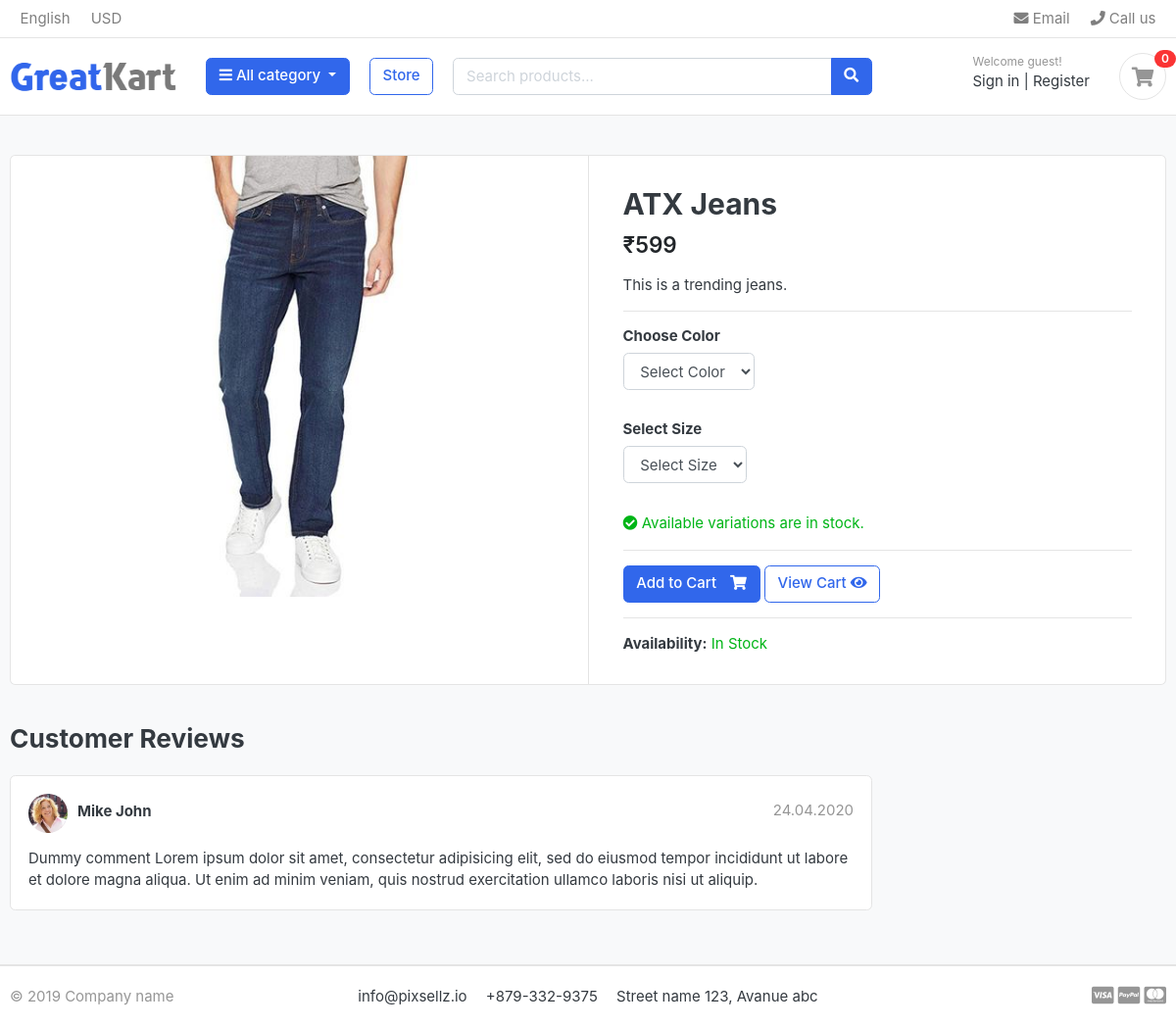
Page /store/jeans/atx-jeans/ on the committed database.
### store/models.py (models this page shows, shortened)
class product(models.Model):
    product_name = models.CharField(max_length=200, unique=True)
    slug = models.SlugField(max_length=200, unique=True)
    description = models.TextField(max_length=500, blank=True)
    price = models.IntegerField()
    images = models.ImageField(upload_to='photos/products')
    stock = models.IntegerField()
    is_available = models.BooleanField(default=True)
    category = models.ForeignKey(category, on_delete=models.CASCADE)
    created_date = models.DateTimeField(auto_now_add=True)
    modified_date = models.DateTimeField(auto_now=True)

### store/views.py (the view, shortened to what this page needs)
# urls.py: path('<slug:category_slug>/<slug:product_slug>/', views.product_detail, name='product_detail'),
def product_detail(request, category_slug, product_slug):
    single_product = get_object_or_404(
        product,
        category__slug=category_slug,
        slug=product_slug,
        is_available=True
    )
    all_variations = ProductVariation.objects.filter(
        product=single_product
    )
    has_variations = all_variations.exists()
    variations = all_variations.filter(
        is_active=True,
        stock__gt=0
    )
    sizes = variations.exclude(
        size=''
    ).values_list('size', flat=True).distinct()
    colors = variations.exclude(
        color=''
    ).values_list('color', flat=True).distinct()
    in_cart = False
    context = {
        'single_product': single_product,
        'in_cart': in_cart,
        'has_variations': has_variations,
        'variations': variations,
        'sizes': sizes,
        'colors': colors,
    }
    return render(
        request,
        'store/product_detail.html',
        context
    )

### carts/context_processors.py (called while the page is built, shortened)
def counter(request):
    cart_count = 0
    if request.path.startswith('/admin/'):
        return {}
    session_key = request.session.session_key
    return {
        'cart_count': cart_count
    }

### category/context_processors.py (called while the page is built)
def menu_links(request):
    links=category.objects.all()
    return dict(links=links)

### category/models.py (called while the page is built)
    def get_url(self):
            return reverse('products_by_category', args=[self.slug])

### templates/store/product_detail.html (shortened to what this page needs)
{% extends 'base.html' %}
{% load static %}
{% block content %}
<section class="section-content padding-y bg">
<div class="container">
    <div class="card">
        <div class="row no-gutters">
            <aside class="col-md-6">
                <article class="gallery-wrap">
                    <div class="img-big-wrap">
                        <a href="#">
                            {% if single_product.images %}
                                <img src="{{ single_product.images.url }}"
                                     alt="{{ single_product.product_name }}">
                            {% endif %}
                        </a>
                    </div>
                </article>
            </aside>
            <main class="col-md-6 border-left">
                <article class="content-body">
                    <h2 class="title">
                        {{ single_product.product_name }}
                    </h2>
                    <div class="mb-3">
                        <var class="price h4">
                            ₹{{ single_product.price }}
                        </var>
                    </div>
                    <p>{{ single_product.description }}</p>
                    <hr>
                    <form action="{% url 'add_cart' single_product.id %}"
                          method="POST">
                        {% if has_variations %}
                            {% if colors %}
                                <div class="row mb-3">
                                    <div class="col-md-8">
                                        <div class="item-option-select">
                                            <h6>Choose Color</h6>
                                            <select name="color"
                                                    class="form-control"
                                                    required>
                                                <option value="">
                                                    Select Color
                                                </option>
                                            </select>
                                        </div>
                                    </div>
                                </div>
                            {% endif %}
                            {% if sizes %}
                                <div class="row mb-3">
                                    <div class="col-md-8">
                                        <div class="item-option-select">
                                            <h6>Select Size</h6>
                                            <select name="size"
                                                    class="form-control"
                                                    required>
                                                <option value="">
                                                    Select Size
                                                </option>
                                            </select>
                                        </div>
                                    </div>
                                </div>
                            {% endif %}
                            {% if variations %}
                                <p class="text-success">
                                    <i class="fa fa-check-circle"></i>
                                    Available variations are in stock.
                                </p>
                            {% else %}
                                <div class="alert alert-danger">
                                    All variations are currently out of stock.
                                </div>
                            {% endif %}
                        {% endif %}
                        <hr>
                        {% if has_variations %}
                            {% if variations %}
                                <button type="submit"
                                        class="btn btn-primary">
                                    <span class="text">Add to Cart</span>
                                    <i class="fas fa-shopping-cart"></i>
                                </button>
                            {% endif %}
                        {% endif %}
                        <a href="{% url 'cart' %}"
                           class="btn btn-outline-primary">
                            View Cart
                            <i class="fa fa-eye"></i>
                        </a>
                    </form>
                    <hr>
                    <p>
                        <strong>Availability:</strong>
                        {% if has_variations %}
                            {% if variations %}
                                <span class="text-success">In Stock</span>
                            {% else %}
                                <span class="text-danger">Out of Stock</span>
                            {% endif %}
                        {% else %}
                            {% if single_product.stock > 0 %}
                                <span class="text-success">In Stock</span>
                            {% else %}
                                <span class="text-danger">Out of Stock</span>
                            {% endif %}
                        {% endif %}
                    </p>
                </article>
            </main>
        </div>
    </div>
    <br>
    <div class="row">
        <div class="col-md-9">
            <header class="section-heading">
                <h3>Customer Reviews</h3>
            </header>
            <article class="box mb-3">
                <div class="icontext w-100">
                    <img src="{% static 'images/avatars/avatar1.jpg' %}"
                         class="img-xs icon rounded-circle"
                         alt="Customer">
                    <div class="text">
                        <span class="date text-muted float-md-right">
                            24.04.2020
                        </span>
                        <h6 class="mb-1">Mike John</h6>
                    </div>
                </div>
                <div class="mt-3">
                    <p>
                        Dummy comment Lorem ipsum dolor sit amet,
                        consectetur adipisicing elit, sed do eiusmod
                        tempor incididunt ut labore et dolore magna aliqua.
                        Ut enim ad minim veniam, quis nostrud exercitation
                        ullamco laboris nisi ut aliquip.
                    </p>
                </div>
            </article>
        </div>
    </div>
</div>
</section>
{% endblock %}

### static/css/ui.css (style rules this page uses)
html { font-family: "Inter", sans-serif; font-size: 15px; }
.content-body { flex: 1 1 auto; padding: 2rem 2.3rem; }
.img-xs, .img-sm, .img-md, .img-lg { -o-object-fit: cover; object-fit: cover; flex-shrink: 0; flex-grow: 0; }
.img-xs { width: 40px; height: 40px; }
.padding-y { padding-top: 40px; padding-bottom: 40px; }
var { font-style: normal; }
article:after, .form-group:after { display: block; clear: both; content: ""; }
.bg { background-color: #f8f9fa; }
.section-heading { margin-bottom: 20px; margin-top: 15px; }
p:last-child { margin-bottom: 0; }
.btn .text + i { margin-left: 10px; }
.icontext { display: inline-flex; align-items: center; vertical-align: middle; }
.icontext .text { width: 100%; line-height: 1.2; }
.icontext .icon { position: relative; margin-right: 10px; flex-shrink: 0; flex-grow: 0; }
.price { font-weight: 600; color: #212529; }
.box { padding: 18px; background: #fff; border-radius: 0.37rem; border: 1px solid #e4e4e4; }
.box img { max-width: 100%; }
.gallery-wrap .img-big-wrap { margin-bottom: 10px; border-radius: 0.37rem; overflow: hidden; background-color: #fff; }
.gallery-wrap .img-big-wrap a { text-align: center; display: block; }
.gallery-wrap .img-big-wrap img { height: 450px; width: auto; display: inline-block; }
.item-option-select { margin-bottom: 1rem; display: inline-block; margin-right: 15px; }

### rows in the picture
product: images (picture), product_name "ATX Jeans", price "599", description "This is a trending jeans."

### other values in the picture
{{ cart_count|default:0 }} "0"
